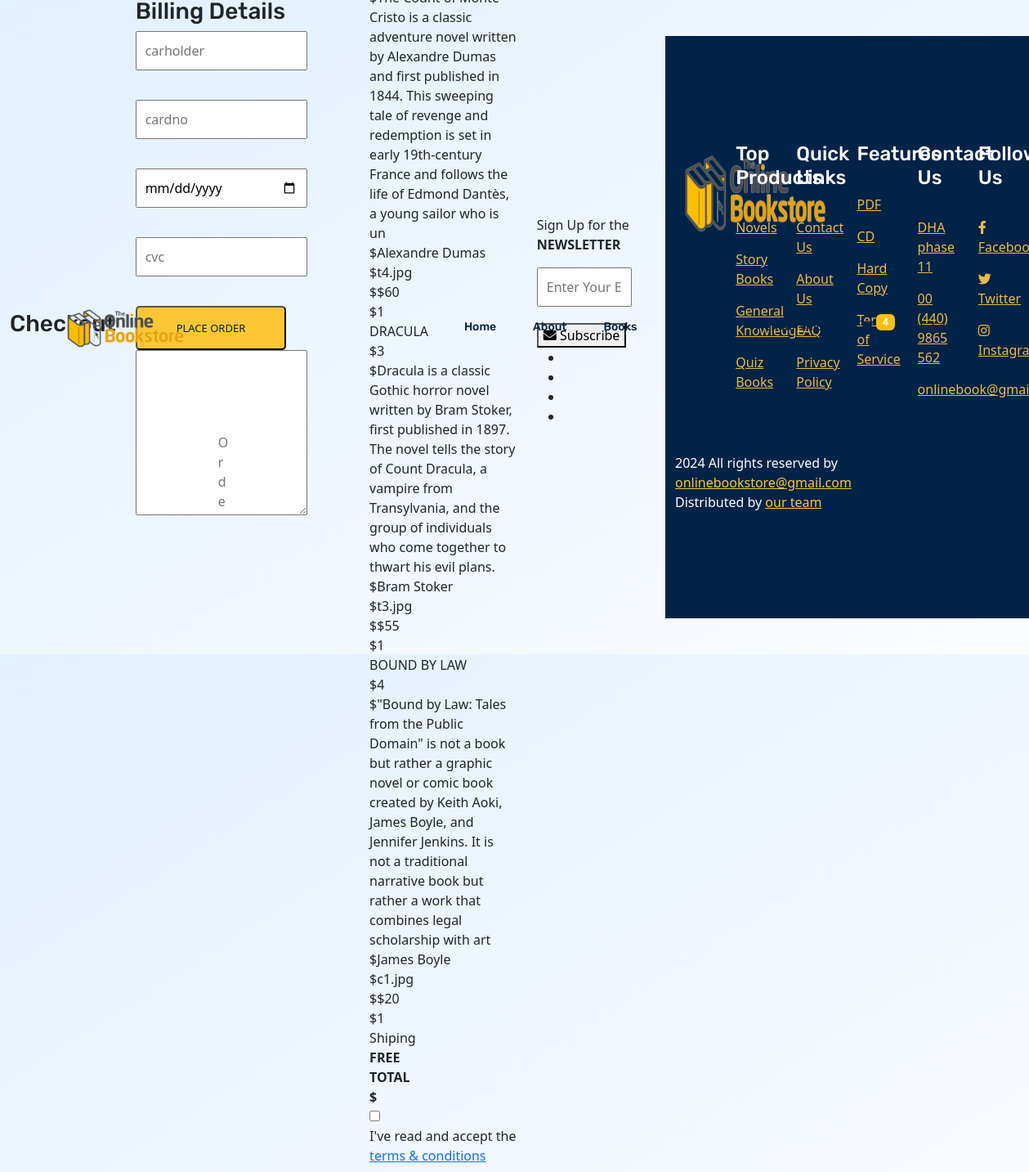
The app's page /checkout.php (signed in) with its own data.
### tables this page shows
CREATE TABLE `cart` (
  `cart_id` int(11) NOT NULL,
  `user_id` int(11) NOT NULL,
  `book_id` int(11) NOT NULL,
  `cart_qty` int(11) NOT NULL,
  `cart_format` varchar(255) NOT NULL,
  `cart_time` timestamp NOT NULL DEFAULT current_timestamp()
);

### checkout.php (the view, shortened to what this page needs)
<?php
include('header.php');
include("config.php");
if(isset($_SESSION['userid'])){
	$total=$_SESSION['total'];
?>
<!DOCTYPE html>
<html lang="en">
	<body>
		<div id="breadcrumb" class="section">
			<div class="container">
				<div class="row">
					<div class="col-md-12">
						<h3 class="breadcrumb-header">Checkout</h3>
					</div>
				</div>
			</div>
		</div>
		<div class="section">
			<div class="container">
				<div class="row">
					<div class="col-md-7">
						<div class="billing-details">
						<form action="" method="post">
							<div class="section-title">
								<h3 class="title">Billing Details</h3>
							</div>
							<div class="form-group">
								<input class="input" type="text" name="carholder" required placeholder="carholder" required>
							</div>
							<div class="form-group">
								<input class="input" type="number" name="cardno" required placeholder="cardno" minlength="16" maxlength="16" required>
							</div>
							<div class="form-group">
								<input class="input" type="date" name="expiry" required placeholder="expiry"  required>
							</div>
							<div class="form-group">
								<input class="input" type="number" name="cvc" required placeholder="cvc"  required>
							</div>
							<div class=" order-details">
							<a><input type="submit" name="place" class="primary-btn order-submit" value="Place Order"></a>
						</div>
							</form>
						</div>
						<?php
 }else{
 echo("<script>window.location.href=signup.php</script>");
}
?>
						<div class="order-notes">
							<textarea class="input" placeholder="Order Notes"></textarea>
						</div>
					</div>
					<div class="col-md-5 order-details">
						<div class="order-summary">
							<div class="order-products">
								<?php
								$userid=$_SESSION['userid'];
$getbookItems = "SELECT * FROM `cart` AS c INNER JOIN `add-books` AS b ON c.book_id = b.book_id WHERE c.user_id = $userid ORDER BY c.cart_id DESC";
$getbookItems_run = mysqli_query($connection, $getbookItems) or die("Failed to fetch cart items");
    if(mysqli_num_rows($getbookItems_run) > 0){
        ?>
        <tbody>
        <?php
        while($bookItem=mysqli_fetch_assoc($getbookItems_run)){
        ?>
								<div class="order-col">
									<div><?=$bookItem['book_title']?></div>
                                    <div>$<?=$bookItem['category']?></div>
                                    <div>$<?=$bookItem['book_discription']?></div>
									<div>$<?=$bookItem['author']?></div>
									<div>$<?=$bookItem['book_img']?></div>
                                    <div>$<?=$bookItem['book_price']?></div>
									<div>$<?=$bookItem['book_status']?></div>
								</div>
								<?php
		}}else{
			?>
			<div class="order-col">
				<div>Nothing to show</div>
			</div>
			<?php
		}
								?>
							</div>
							<div class="order-col">
								<div>Shiping</div>
								<div><strong>FREE</strong></div>
							</div>
							<div class="order-col">
								<div><strong>TOTAL</strong></div>
								<div><strong class="order-total">$<?=$total?></strong></div>
							</div>
						</div>
						<div class="input-checkbox">
							<input type="checkbox" id="terms">
							<label for="terms">
								I've read and accept the <a href="#">terms & conditions</a>
							</label>
						</div>
					</div>
				</div>
			</div>
		</div>
		<div id="newsletter" class="section">
			<div class="container">
				<div class="row">
					<div class="col-md-12">
						<div class="newsletter">
							<p>Sign Up for the <strong>NEWSLETTER</strong></p>
							<form>
								<input class="input" type="email" placeholder="Enter Your Email">
								<button class="newsletter-btn"><i class="fa fa-envelope"></i> Subscribe</button>
							</form>
							<ul class="newsletter-follow">
								<li>
									<a href="#"><i class="fa fa-facebook"></i></a>
								</li>
								<li>
									<a href="#"><i class="fa fa-twitter"></i></a>
								</li>
								<li>
									<a href="#"><i class="fa fa-instagram"></i></a>
								</li>
								<li>
									<a href="#"><i class="fa fa-pinterest"></i></a>
								</li>
							</ul>
						</div>
					</div>
				</div>
			</div>
		</div>
        <?php
  include('footer.php');
  ?>

### css/book.css (style rules this page uses)
body { margin: 0; padding: 0; background: linear-gradient(to bottom right, #E3F0FF, #FAFCFF); height: 100vh; display: flex; justify-content: center; align-items: center; }

### checkout.php (style rules this page uses)
.input { width: 80%; padding: 10px; margin-bottom: 20px; }
.order-notes textarea { width: 80%; height: 150px; padding: 100px; margin-bottom: 20px; }

### records on screen
cart: book.author "Alexandre Dumas", book.book_img "t4.jpg", book.book_price "$60", book.book_status "1"
cart: book.book_title "DRACULA", book.category "3", book.book_discription "Dracula is a classic Gothic horror novel written by Bram Stoker, first published in 1897. The novel tells the story of Count Dracula, a vampire from Transylvania, and the group of individuals who come together to thwart his evil plans.", book.author "Bram Stoker", book.book_img "t3.jpg", book.book_price "$55", book.book_status "1"
cart: book.book_title "BOUND BY LAW", book.category "4", book.book_discription "\"Bound by Law: Tales from the Public Domain\" is not a book but rather a graphic novel or comic book created by Keith Aoki, James Boyle, and Jennifer Jenkins. It is not a traditional narrative book but rather a work that combines legal scholarship with art", book.author "James Boyle", book.book_img "c1.jpg", book.book_price "$20", book.book_status "1"

### other values on screen
$cart_items['totalitem'] "4"
